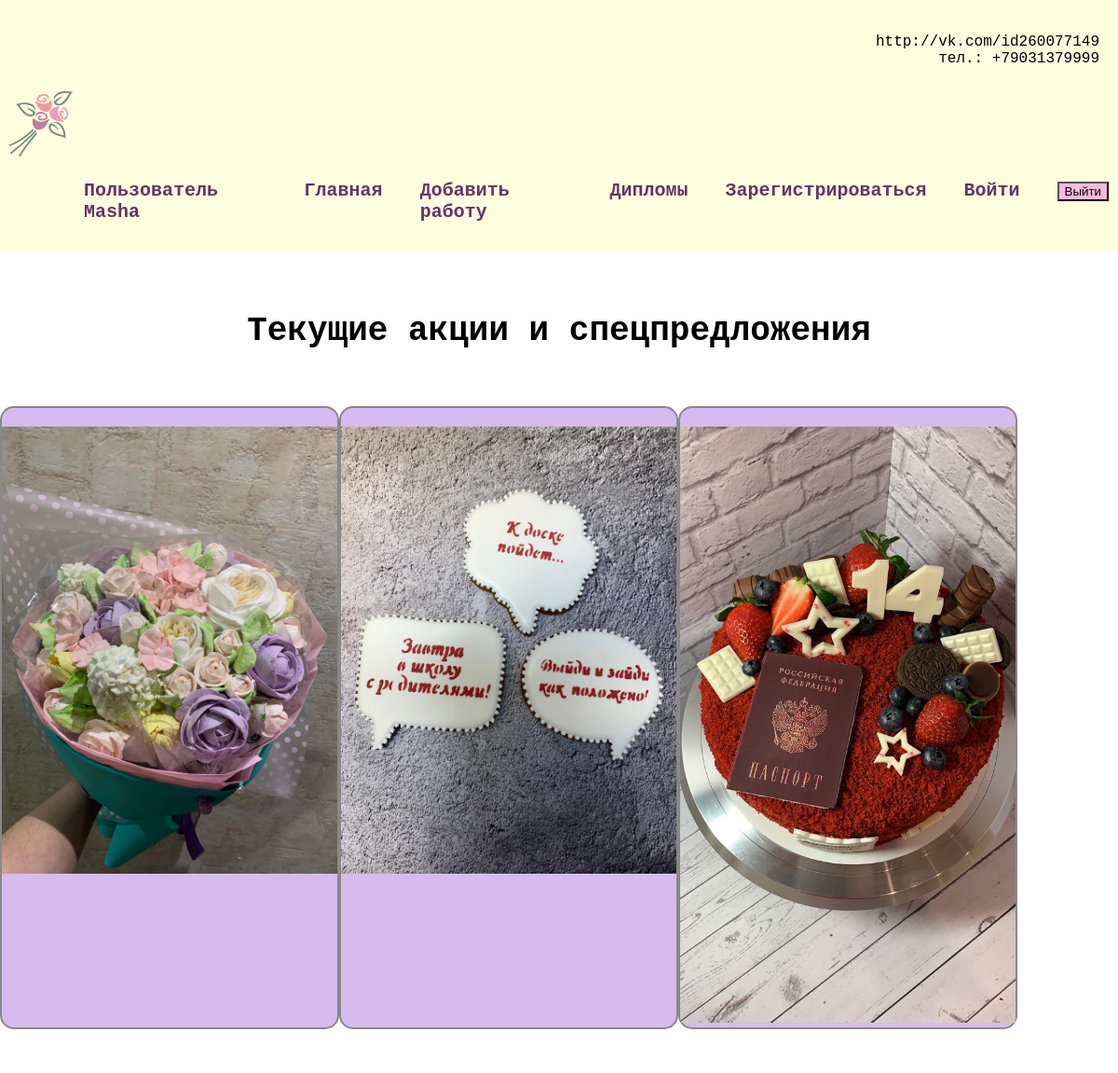
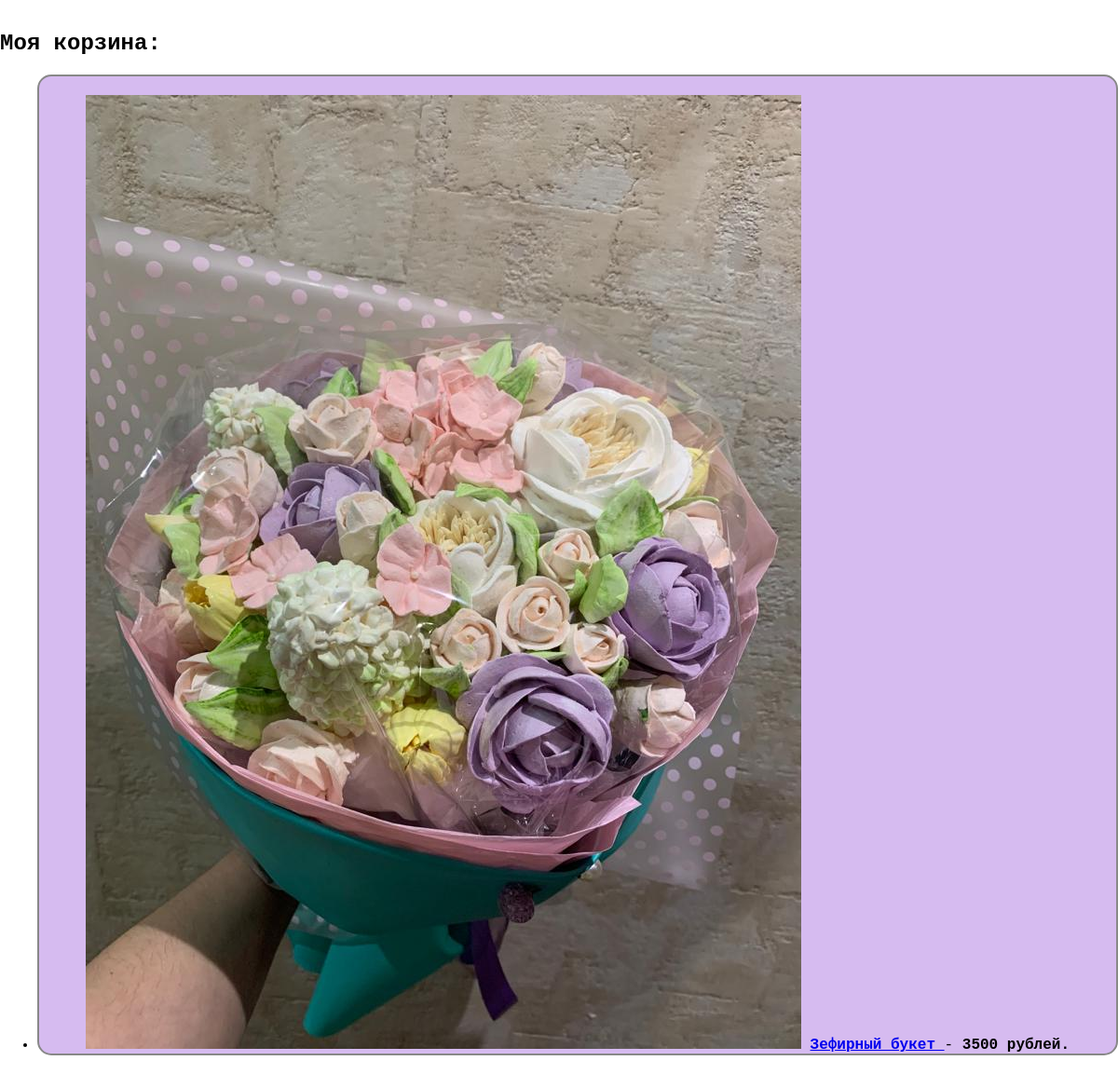
/current/ (signed in), run on the app's committed database (2 pictures, top to bottom).
### sweets/models.py (models this page shows, shortened)
class Catalog(models.Model):
    title = models.CharField(max_length=100)
    picture = models.ImageField(upload_to='media/images/')
    description = models.TextField()
    price = models.IntegerField(null=False)
    date_completed = models.DateTimeField(null=True, blank=True)
    favourite = models.BooleanField(default=False)
    user = models.ForeignKey(User, on_delete=models.CASCADE)

### sweets/views.py (the view)
# urls.py: path('current/', views.currentuser, name='currentuser'),
@login_required
def currentuser(request):
    works = Catalog.objects.filter(user=request.user, date_completed__isnull=True)
    return render(request, 'userpage/currentuser.html', {'works': works})

### sweets/templates/userpage/currentuser.html (shortened to what this page needs)
{% extends 'userpage/base.html' %}
{% load static %}
{% block content %}
<h1>Текущие акции и спецпредложения</h1>
<div class="block">
    <div class="element">
        <img src="{% static 'promo/001.jpg' %}" alt="">
    </div>
    <div class="element">
        <img src="{% static 'promo/003.jpg' %}" alt="">
    </div>
    <div class="element">
        <img src="{% static 'promo/005.jpg' %}" alt="">
    </div>
</div>
<h2>Моя корзина:</h2>
<ul>
    {% for work in works %}
    <li>
        <div class="element">
            <img src="{{ work.picture.url }}" alt="{{ work.title }}">
            <a href="{% url 'vieworder' work.id %}">
                <b>{{ work.title }}</b>
            </a>
            {% if work.price %}
            - <b>{{ work.price }} рублей.</b>
            {% endif %}
        </div>
    </li>
    {% endfor %}
</ul>
{% endblock %}

### sweets/templates/userpage/base.html (shortened to what this page needs)
<!DOCTYPE html>
{% load static %}
<html lang="en">
<head>
    <link rel="stylesheet" href="{% static 'css/style.css' %}">
</head>
<body>
{% if user.is_authenticated %}
<div class="menu">
    <div class="contacts">
    <p>
        http://vk.com/id260077149 <br>
        тел.: +79031379999</p>
</div>
    <div class="wrap">
        <div class="logo">
            <a href="{% url 'home' %}">
                <img src="{% static 'styles/logo.png' %}" height="70px" alt="logo">
            </a>
        </div>
        <ul>
            <li class="logo"><a href="">Пользователь {{ user.username }}</a></li>
            <li><a href="{% url 'home' %}">Главная</a></li>
            <li><a href="{% url 'add_work' %}">Добавить работу</a></li>
            <li><a href="{% static 'styles/diploma.jpg' %}" target="_blank">Дипломы</a></li>
            <li><a href="{% url 'signupuser' %}">Зарегистрироваться</a></li>
            <li><a href="{% url 'loginuser' %}">Войти</a></li>
            <li>
                <form action="{% url 'logoutuser' %}" method="post">
                    <button class="top">Выйти</button>
                </form>
            </li>
        </ul>
    </div>
</div>
{% endif %}
<div class="content">
    <div class="wrap">
        {% block content %}
        {% endblock %}
    </div>
</div>
</body>
</html>

### sweets/static/css/style.css (style rules this page uses)
body { font-family: 'Courier New', Courier, monospace, Verdana, Tahoma, sans-serif, sans-serif; padding: 0; margin: 0 auto; background-color: #FFF; }
.wrap { max-width: 1200px; background-color: rgb(251, 185, 220) padding: 20px; box-sizing: border-box; }
.contacts { max-width: 1200px; margin: 0 auto; padding: 10px; box-sizing: border-box; text-align: right; }
.block { display: flex; flex-wrap: wrap; margin-bottom: 60px; }
.element { background-color: #d6bbf0;; flex-basis: 360px; border: 2px solid #888888; margin: 20px 0; text-align: center; padding-top: 20px; justify-content: space-around; border-radius: 15px; }
.block img { max-width: 360px; }
.content h1 { text-align: center; margin: 60px 0 40px; font-size: 36px; }
.top { background: rgb(251, 185, 220); margin: 0; }
.menu { background: lightyellow; padding: 10px; border-bottom: 6px solid #FFF; }
.menu .wrap { display: flex; flex-wrap: wrap; justify-content: space-between; align-items: center; }
.menu ul { display: flex; list-style: none; font-size: 20px; }
.menu li { margin-left: 40px; }
.menu a { color: #663366; font-weight: bold; text-decoration: none; }

### data on the page
Catalog: picture (picture), title "Зефирный букет", price "3500"

### other printed values
{{ user.username }} "Masha"
